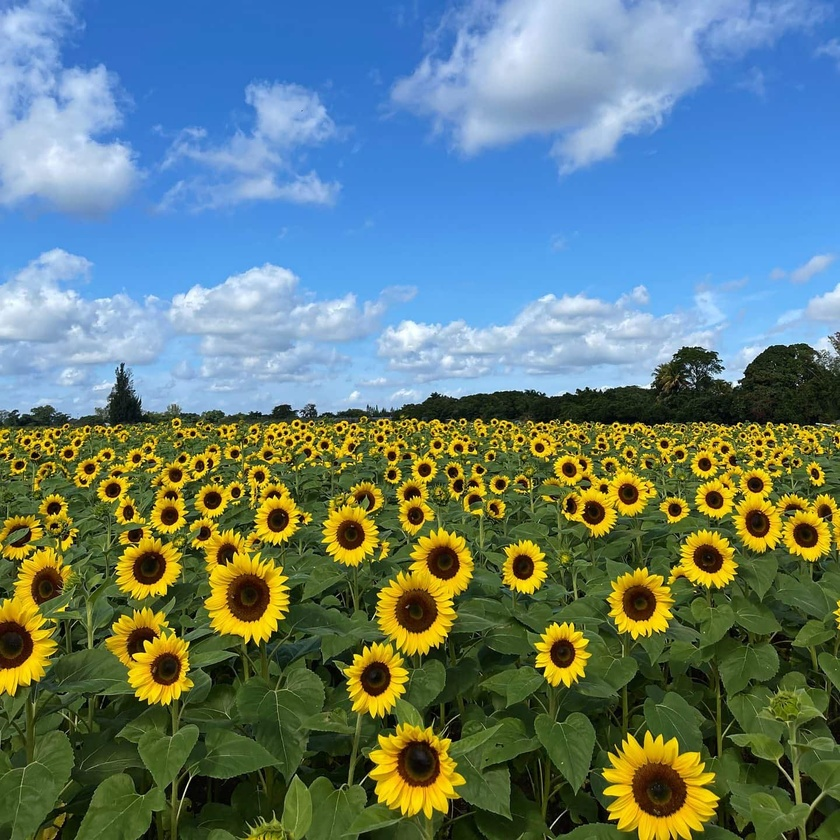
#> input picture images/the_berry_farms_sunflower_field.jpeg, 840 x 840 px, shrunk from 1440 x 1440 before the run
$ jupyter execute EN3160_Assignment_2_on_Fitting_and_Alignment.ipynb
#> lines starting #> are read from the running program, lines starting #| are printed output that depends on the picture; after the words box and inside, x2 and y2 are one past the last pixel; in counts of white or black regions, pixels touching at a corner belong together
[cell 1]
import cv2
import numpy as np
import matplotlib.pyplot as plt
from matplotlib.patches import Circle

# Task 01

[cell 2]
# Load the image
image_path = 'images/the_berry_farms_sunflower_field.jpeg'  # Update the path if needed
image = cv2.imread(image_path, cv2.IMREAD_COLOR)
#> image is the input picture: shape (840, 840, 3); mean B, G, R 120.2, 125.3, 100.4

# Check if the image is loaded successfully
if image is None:
    print("Error: Image not found or path is incorrect.")
else:
    # Convert to grayscale for processing
    gray = cv2.cvtColor(image, cv2.COLOR_BGR2GRAY)

    # Step 1: Apply Gaussian Blur to reduce noise and improve blob detection
    blurred = cv2.GaussianBlur(gray, (15, 15), 0)

    # Step 2: Enhance contrast with Histogram Equalization
    equalized = cv2.equalizeHist(blurred)

    # Step 3: Apply Otsu's thresholding to create a binary mask
    _, binary = cv2.threshold(equalized, 0, 255, cv2.THRESH_BINARY_INV + cv2.THRESH_OTSU)
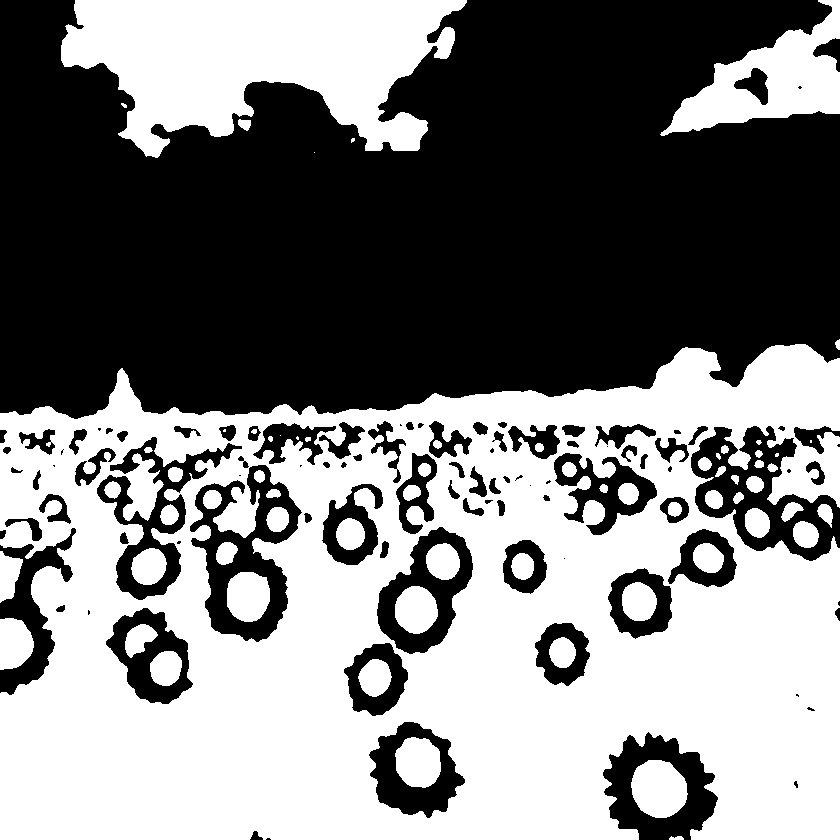
#> binary: shape (840, 840); 49.8% white; 66 white regions (7 under 20 px)

    # Step 4: Find contours (potential circles)
    contours, _ = cv2.findContours(binary, cv2.RETR_TREE, cv2.CHAIN_APPROX_SIMPLE)
#> contours = 156 contours, 32 with area under 20; largest, box (x1, y1, x2, y2) and area: (0, 344, 840, 840) 346182, (61, 0, 467, 158) 39684, (189, 464, 303, 643) 11378, (660, 0, 840, 136) 10590, (96, 436, 243, 601) 8014

    # Step 5: Draw detected contours
    output_image = image.copy()
    largest_circles = []

    for contour in contours:
        # Fit a minimum enclosing circle to each contour
        (x, y), radius = cv2.minEnclosingCircle(contour)
        center = (int(x), int(y))
        radius = int(radius)

        # Filter based on size to ignore small or excessively large areas
        if 20 < radius < 50:  # Adjust this range based on your image's sunflower size
            # Store the largest circles
            largest_circles.append((center, radius))
            cv2.circle(output_image, center, radius, (0, 255, 0), 2)
#> this loop made 156 passes
#> (x, y, radius, center) on passes 1 to 3: (676, 838.5, 7, (676, 838)), (658.6, 787.8, 30, (658, 787)), (9.33, 644, 26, (9, 644))
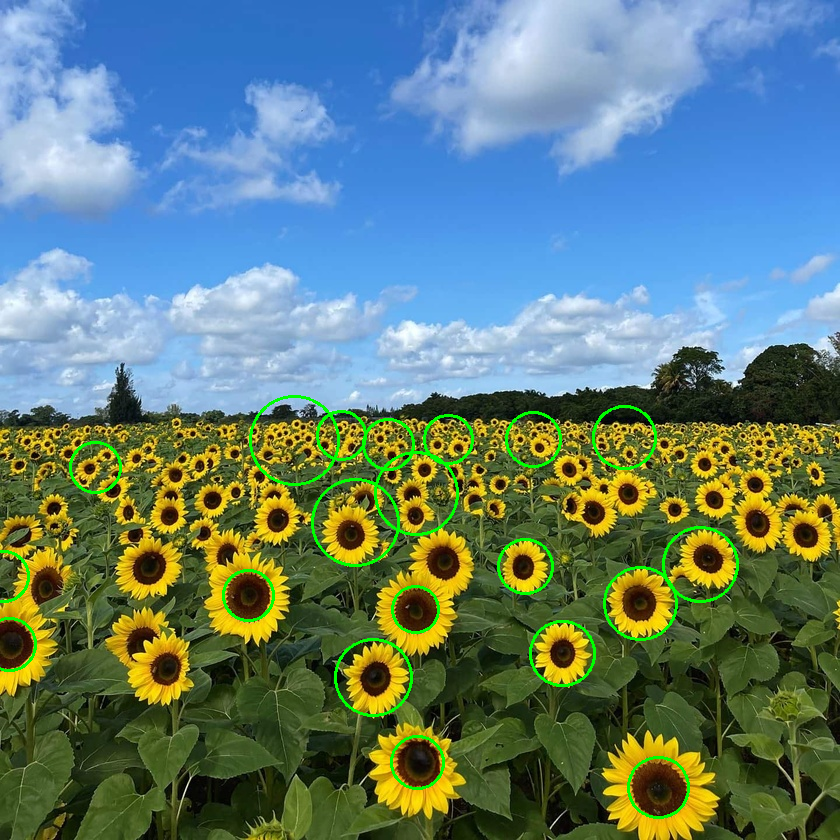
#> output_image: shape (840, 840, 3); 1.55% of pixels changed, all inside (x1, y1, x2, y2) = (0, 395, 739, 819)
#> after the loop, largest_circles = 20 items

    # Convert BGR image to RGB for displaying with matplotlib
    output_image_rgb = cv2.cvtColor(output_image, cv2.COLOR_BGR2RGB)

    # Step 6: Display the results using matplotlib
    fig, ax = plt.subplots(1, 1, figsize=(10, 10))
    ax.imshow(output_image_rgb)
    ax.set_title('Detected Sunflower Centers')
    ax.axis('off')

    # Draw each detected blob as a circle
    for center, radius in largest_circles:
        circle = Circle(center, radius, color='red', linewidth=2, fill=False)
        ax.add_patch(circle)
#> this loop made 20 passes
#> (center, radius) on passes 1 to 8: ((658, 787), 30), ((9, 644), 26), ((3, 576), 25), ((417, 762), 26), ((373, 677), 38), ((562, 653), 32), ((640, 603), 36), ((525, 566), 27)

    plt.show()
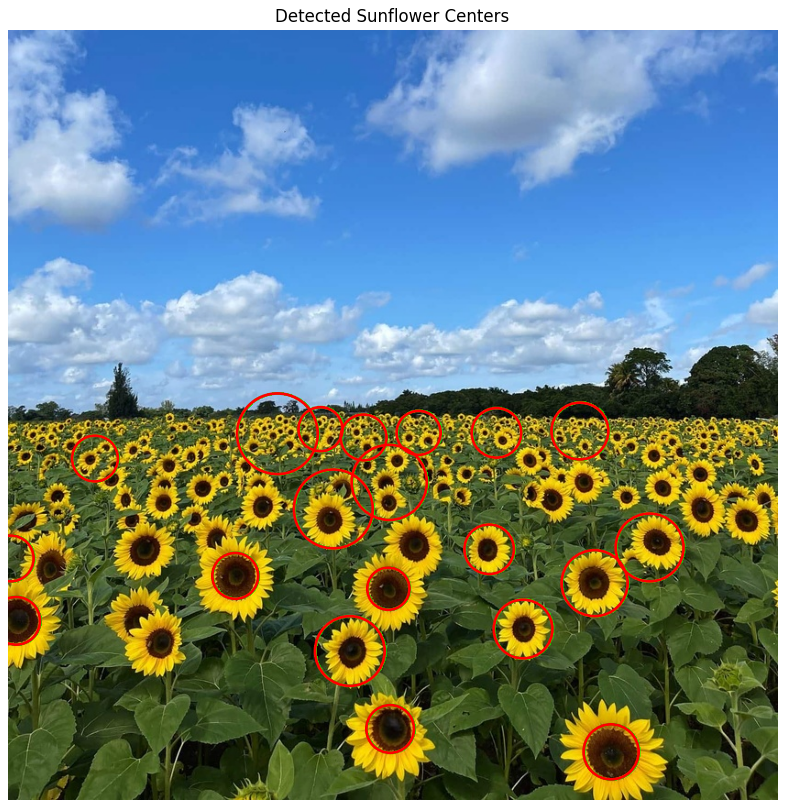
#> figure drawn by matplotlib, 1 panel

    # Report parameters of the largest circles
    print("Detected circles (x, y, radius):")
    for center, radius in largest_circles:
        print(f"Center: {center}, Radius: {radius}")

[cell 3]
# Load the image
image_path = 'images/the_berry_farms_sunflower_field.jpeg'  # Update path if needed
image = cv2.imread(image_path, cv2.IMREAD_COLOR)

# Check if image is loaded
if image is None:
    print("Error: Image not found or path is incorrect.")
else:
    # Convert to grayscale for processing
    gray = cv2.cvtColor(image, cv2.COLOR_BGR2GRAY)

    # Define the range of sigma values
    sigma_values = np.linspace(1, 30, 20)

    # Initialize list to store largest circles
    largest_circles = []

    for sigma in sigma_values:
        # Step 1: Apply Gaussian Blur to reduce noise and improve blob detection
        blurred = cv2.GaussianBlur(gray, (0, 0), sigma)

        # Step 2: Enhance contrast with Histogram Equalization
        equalized = cv2.equalizeHist(blurred)

        # Step 3: Apply Otsu's thresholding to create a binary mask
        _, binary = cv2.threshold(equalized, 0, 255, cv2.THRESH_BINARY_INV + cv2.THRESH_OTSU)

        # Step 4: Find contours (potential circles)
        contours, _ = cv2.findContours(binary, cv2.RETR_TREE, cv2.CHAIN_APPROX_SIMPLE)

        # Step 5: Draw detected contours
        output_image = image.copy()

        for contour in contours:
            # Fit a minimum enclosing circle to each contour
            (x, y), radius = cv2.minEnclosingCircle(contour)
            center = (int(x), int(y))
            radius = int(radius)

            # Filter based on size to ignore small or excessively large areas
            if 20 < radius < 50:  # Adjust this range based on your image's sunflower size
                # Store the largest circles
                largest_circles.append((center, radius))
#> binary: shape (840, 840); 49.4% white; 35 white regions (32 under 20 px), largest, box (x1, y1, x2, y2) and area: (0, 354, 840, 840) 330368, (105, 0, 412, 82) 17711, (184, 469, 207, 498) 181
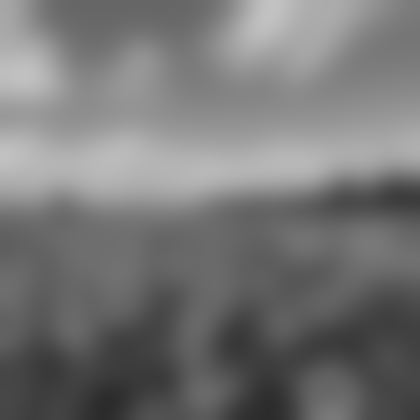
#> blurred: shape (840, 840) (shown at 1/2 size); min 43, max 194, mean 117.3
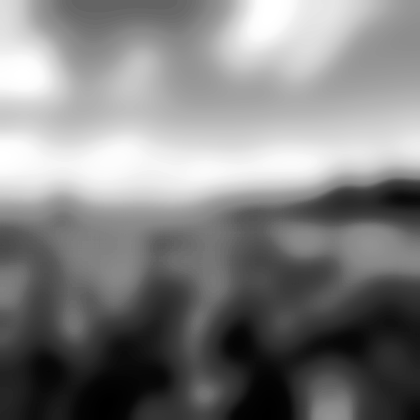
#> equalized: shape (840, 840) (shown at 1/2 size); min 0, max 255, mean 128.5
#> after the loop, largest_circles = 168 items
                #cv2.circle(output_image, center, radius, (0, 255, 0), 2)

    # Sort the circles by radius in descending order
    largest_circles = sorted(largest_circles, key=lambda x: x[1], reverse=True)

    # Convert BGR image to RGB for displaying with matplotlib
    output_image_rgb = cv2.cvtColor(output_image, cv2.COLOR_BGR2RGB)

    # Step 6: Display the results using matplotlib
    fig, ax = plt.subplots(1, 1, figsize=(10, 10))
    ax.imshow(output_image_rgb)
    ax.set_title('Detected Sunflower Centers')
    ax.axis('on')

    # Draw only the largest circles
    for center, radius in largest_circles[:5]:  # Display the 10 largest circles
        circle = Circle(center, radius, color='white', linewidth=2, fill=False)
        ax.add_patch(circle)
#> this loop made 5 passes
#> (center, radius) on passes 1 to 5: ((538, 424), 49), ((151, 656), 49), ((416, 767), 49), ((151, 656), 49), ((415, 768), 48)

    plt.show()
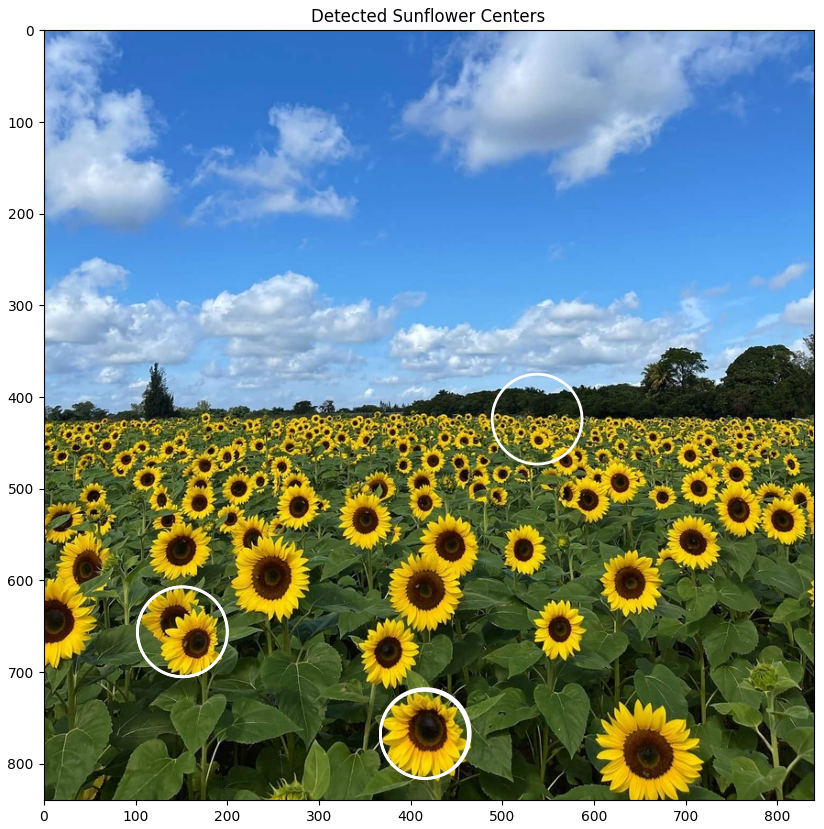
#> figure drawn by matplotlib, 1 panel

    # Report parameters of the largest circles
    print("Detected circles (x, y, radius):")
    for center, radius in largest_circles[:5]:  # Report the 10 largest circles
        print(f"Center: {center}, Radius: {radius}")

    # Report the range of sigma values used
    print(f"Range of sigma values used: {sigma_values}")

# Task 02

[cell 4]
import numpy as np
from scipy.optimize import minimize
import matplotlib.pyplot as plt

# Set random seed for reproducibility
np.random.seed(0)

# Number of points
N = 100
half_n = N // 2
r = 10  # Circle radius

# Ground truth center of the circle
x0_gt, y0_gt = 2, 3

# Noise scale
s = r / 16

# Generate random angles and noise for the circle
t = np.random.uniform(0, 2 * np.pi, half_n)
n = s * np.random.randn(half_n)

# Generate circle points with noise
x, y = x0_gt + (r + n) * np.cos(t), y0_gt + (r + n) * np.sin(t)
X_circ = np.hstack((x.reshape(half_n, 1), y.reshape(half_n, 1)))

# Line parameters and noise
s = 1.0
m, b = -1, 2  # Slope and intercept of the line
x = np.linspace(-12, 12, half_n)
y = m * x + b + s * np.random.randn(half_n)
X_line = np.hstack((x.reshape(half_n, 1), y.reshape(half_n, 1)))

# Combine circle and line points
X = np.vstack((X_circ, X_line))

# Plotting
fig, ax = plt.subplots(1, 1, figsize=(4, 4))

# Plot line and circle points
ax.scatter(X_line[:, 0], X_line[:, 1], label='Line')
ax.scatter(X_circ[:, 0], X_circ[:, 1], label='Circle')

# Plot ground truth circle
circle_gt = plt.Circle((x0_gt, y0_gt), r, color='g', fill=False, label='Ground truth circle')
ax.add_patch(circle_gt)

# Plot the center of the circle
ax.plot((x0_gt), (y0_gt), '+', color='g')

# Plot the ground truth line
x_min, x_max = ax.get_xlim()
x_ = np.array([x_min, x_max])
y_ = m * x_ + b
plt.plot(x_, y_, color='m', label='Ground truth line')

# Show legend and plot
plt.legend()
plt.show()

## (a)

[cell 5]
# Function to compute the distance from a point to a line
def point_to_line_distance(point, line_params):
    a, b, d = line_params
    x, y = point
    return np.abs(a * x + b * y + d) / np.sqrt(a**2 + b**2)

# Function to fit a line to two points
def fit_line(points):
    (x1, y1), (x2, y2) = points
    a = y2 - y1
    b = x1 - x2
    norm = np.sqrt(a**2 + b**2)
    a, b = a / norm, b / norm
    d = -(a * x1 + b * y1)
    return a, b, d

# RANSAC algorithm for line fitting
def ransac_line_fitting(X, num_iterations=1000, distance_threshold=1.0, consensus_threshold=50):
#> called with X = array of shape (100, 2), num_iterations = 1000, distance_threshold = 1, consensus_threshold = 50
    best_inliers = []
    best_line_params = None

    for _ in range(num_iterations):
        # Randomly select two points
        sample_indices = np.random.choice(X.shape[0], 2, replace=False)
        sample_points = X[sample_indices]

        # Fit a line to the sample points
        line_params = fit_line(sample_points)

        # Compute the number of inliers
        distances = np.array([point_to_line_distance(point, line_params) for point in X])
        inliers = distances < distance_threshold

        if np.sum(inliers) > np.sum(best_inliers):
            best_inliers = inliers
            best_line_params = line_params

        # Check if the number of inliers meets the consensus threshold
        if np.sum(inliers) > consensus_threshold:
            break

    return best_line_params, best_inliers


# Apply RANSAC to estimate the line
line_params, inliers = ransac_line_fitting(X, num_iterations=1000, distance_threshold=1.0, consensus_threshold=50)

# Plot the points and the estimated line
fig, ax = plt.subplots(1, 1, figsize=(6, 6))
ax.scatter(X[:, 0], X[:, 1], label='Noisy Points')
ax.scatter(X[inliers, 0], X[inliers, 1], color='yellow', label='Inliers')

# Plot the estimated line
a, b, d = line_params
x_vals = np.array(ax.get_xlim())
y_vals = -(a * x_vals + d) / b
ax.plot(x_vals, y_vals, color='red', label='Estimated Line')

ax.set_title('RANSAC Line Fitting')
ax.set_xlabel('X')
ax.set_ylabel('Y')
ax.axis('equal')
ax.legend()
plt.show()

## (b)

[cell 6]
# Function to compute the distance from a point to a circle
def point_to_circle_distance(point, circle_params):
    xc, yc, r = circle_params
    x, y = point
    return np.abs(np.sqrt((x - xc)**2 + (y - yc)**2) - r)

# Function to fit a circle to three points
def fit_circle(points):
    x1, y1 = points[0]
    x2, y2 = points[1]
    x3, y3 = points[2]

    A = np.array([
        [x1, y1, 1],
        [x2, y2, 1],
        [x3, y3, 1]
    ])

    B = np.array([
        [x1**2 + y1**2],
        [x2**2 + y2**2],
        [x3**2 + y3**2]
    ])

    C = np.linalg.inv(A).dot(B)
    xc = 0.5 * C[0][0]
    yc = 0.5 * C[1][0]
    r = np.sqrt(C[2][0] + xc**2 + yc**2)

    return xc, yc, r

# RANSAC algorithm for circle fitting
def ransac_circle_fitting(X, num_iterations=1000, distance_threshold=1.0, consensus_threshold=50):
#> called with X = array of shape (53, 2), num_iterations = 1000, distance_threshold = 1, consensus_threshold = 50
    best_inliers = []
    best_circle_params = None

    for _ in range(num_iterations):
        # Randomly select three points
        sample_indices = np.random.choice(X.shape[0], 3, replace=False)
        sample_points = X[sample_indices]

        # Fit a circle to the sample points
        circle_params = fit_circle(sample_points)

        # Compute the number of inliers
        distances = np.array([point_to_circle_distance(point, circle_params) for point in X])
        inliers = distances < distance_threshold

        if np.sum(inliers) > np.sum(best_inliers):
            best_inliers = inliers
            best_circle_params = circle_params

        # Check if the number of inliers meets the consensus threshold
        if np.sum(inliers) > consensus_threshold:
            break

    return best_circle_params, best_inliers

# Apply RANSAC to estimate the line
line_params, inliers = ransac_line_fitting(X, num_iterations=1000, distance_threshold=1.0, consensus_threshold=50)

# Subtract the inliers of the best line
X_remnant = X[~inliers]

# Apply RANSAC to estimate the circle
circle_params, circle_inliers = ransac_circle_fitting(X_remnant, num_iterations=1000, distance_threshold=1.0, consensus_threshold=50)

# Plot the points, estimated line, and estimated circle
fig, ax = plt.subplots(1, 1, figsize=(6, 6))
ax.scatter(X[:, 0], X[:, 1], label='Noisy Points')
ax.scatter(X[inliers, 0], X[inliers, 1], color='yellow', label='Line Inliers')
ax.scatter(X_remnant[circle_inliers, 0], X_remnant[circle_inliers, 1], color='cyan', label='Circle Inliers')

# Plot the estimated line
a, b, d = line_params
x_vals = np.array(ax.get_xlim())
y_vals = -(a * x_vals + d) / b
ax.plot(x_vals, y_vals, color='red', label='Estimated Line')

# Plot the estimated circle
xc, yc, r = circle_params
theta = np.linspace(0, 2 * np.pi, 100)
x_circle_fit = xc + r * np.cos(theta)
y_circle_fit = yc + r * np.sin(theta)
ax.plot(x_circle_fit, y_circle_fit, color='blue', label='Estimated Circle')

ax.set_title('RANSAC Line and Circle Fitting')
ax.set_xlabel('X')
ax.set_ylabel('Y')
ax.axis('equal')
ax.legend()
plt.show()
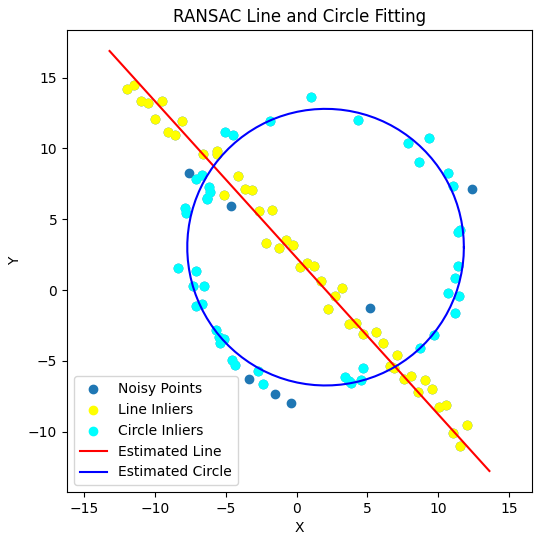
#> figure drawn by matplotlib, 1 panel
